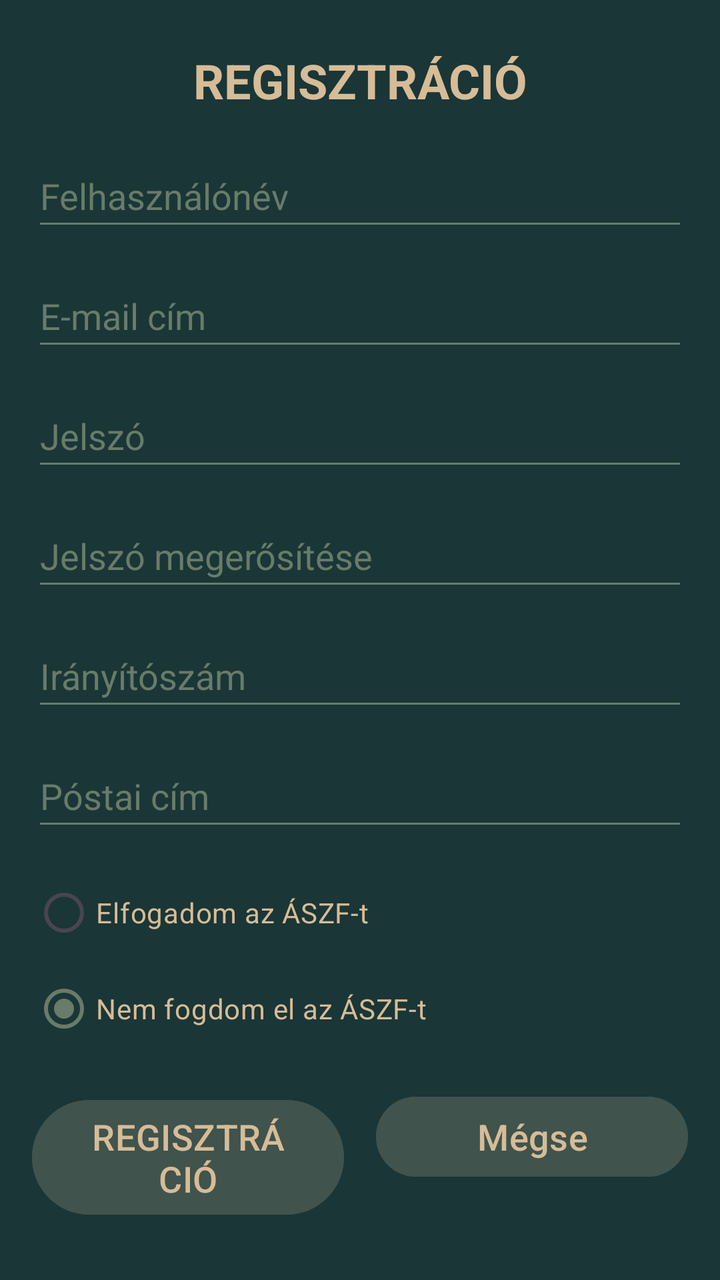
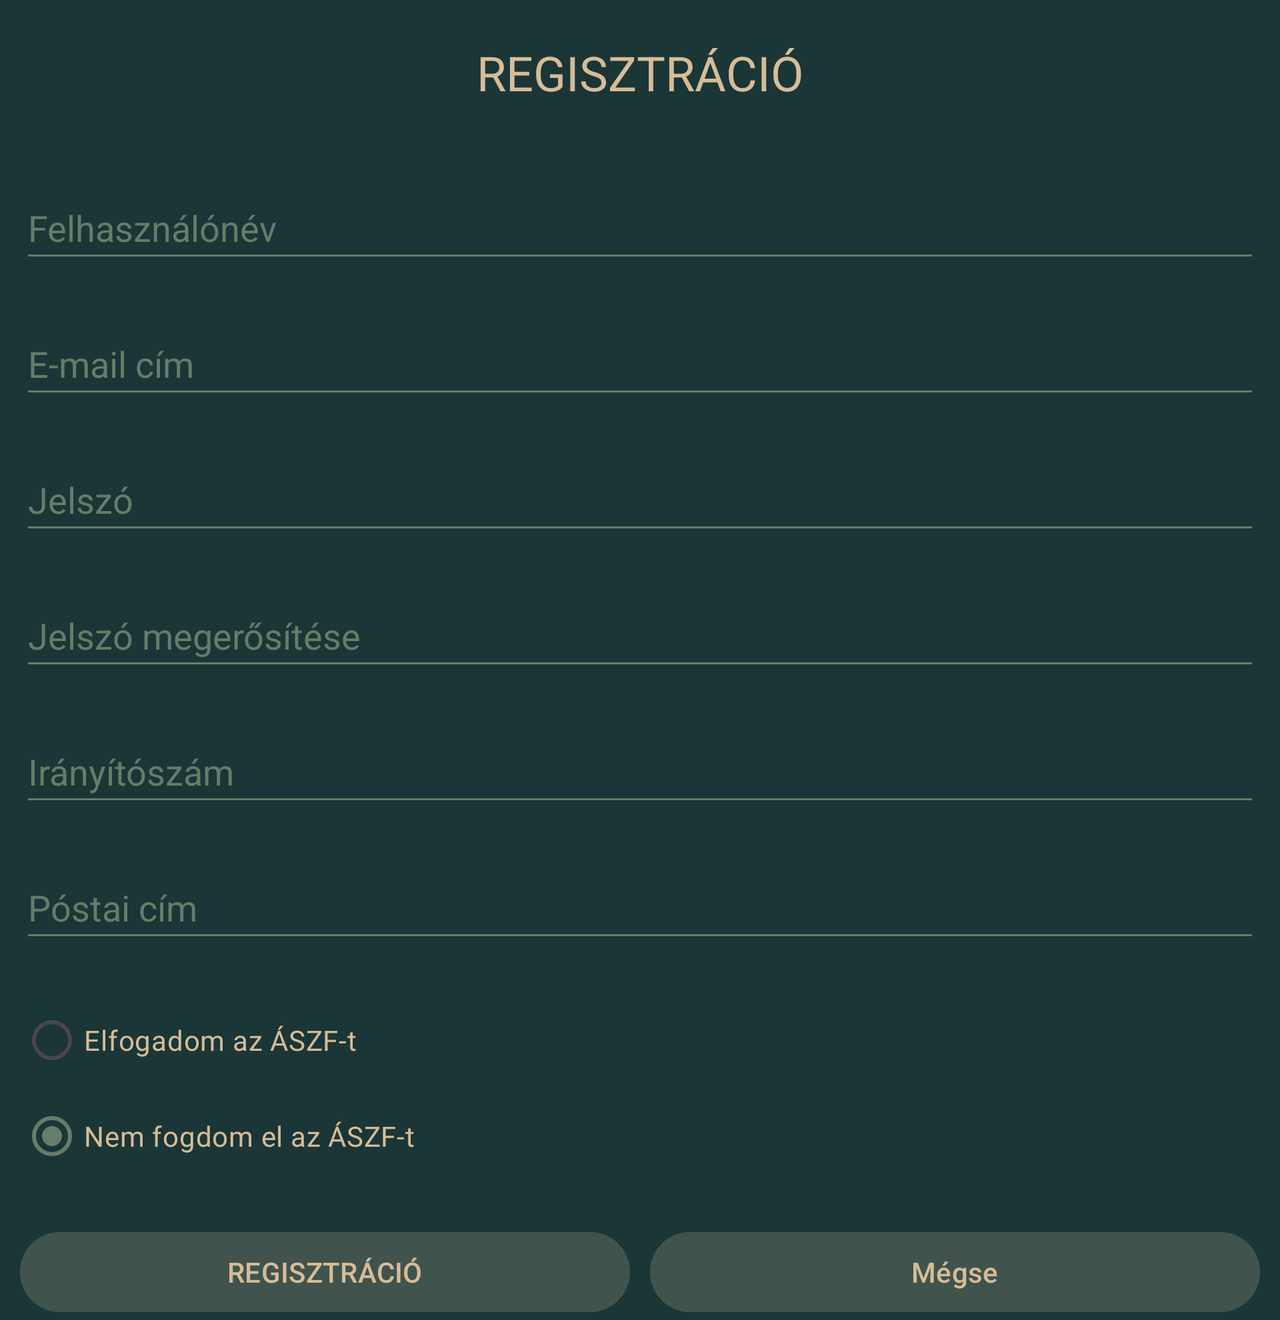

First picture: res/layout/ on a phone held upright. Second picture: the repository's own variant of that layout, on a device whose configuration matches the variant's folder. Source for both follows.
<!-- AndroidManifest.xml: application theme Theme.SzonyegwebshopMobilAF -->
<!-- res/layout/activity_register.xml -->
<?xml version="1.0" encoding="utf-8"?>
<androidx.constraintlayout.widget.ConstraintLayout
    xmlns:android="http://schemas.android.com/apk/res/android"
    xmlns:app="http://schemas.android.com/apk/res-auto"
    xmlns:tools="http://schemas.android.com/tools"
    android:id="@+id/main"
    android:layout_width="match_parent"
    android:layout_height="match_parent"
    android:background="@color/darkPeacockBlue"
    tools:context=".RegisterActivity">

    <TextView
        android:id="@+id/registrationTextView"
        android:layout_width="0dp"
        android:layout_height="wrap_content"
        android:text="@string/registration"
        android:textStyle="bold"
        android:textSize="24sp"
        android:textAlignment="center"
        android:textColor="@color/yellowishBrown"
        app:layout_constraintTop_toTopOf="parent"
        app:layout_constraintStart_toStartOf="parent"
        app:layout_constraintEnd_toEndOf="parent"
        android:layout_marginTop="24dp" />

    <EditText
        android:id="@+id/userNameEditText"
        android:layout_width="0dp"
        android:layout_height="wrap_content"
        android:hint="@string/user_name"
        android:inputType="textPersonName"
        android:minHeight="48dp"
        android:textColor="@color/yellowishBrown"
        android:textColorHint="@color/green"
        android:backgroundTint="@color/green"
        android:layout_marginTop="16dp"
        android:layout_marginStart="16dp"
        android:layout_marginEnd="16dp"
        app:layout_constraintTop_toBottomOf="@id/registrationTextView"
        app:layout_constraintStart_toStartOf="parent"
        app:layout_constraintEnd_toEndOf="parent" />

    <EditText
        android:id="@+id/userEmailText"
        android:layout_width="0dp"
        android:layout_height="wrap_content"
        android:hint="@string/email_address"
        android:inputType="textEmailAddress"
        android:minHeight="48dp"
        android:textColor="@color/yellowishBrown"
        android:textColorHint="@color/green"
        android:backgroundTint="@color/green"
        android:layout_marginTop="12dp"
        android:layout_marginStart="16dp"
        android:layout_marginEnd="16dp"
        app:layout_constraintTop_toBottomOf="@id/userNameEditText"
        app:layout_constraintStart_toStartOf="parent"
        app:layout_constraintEnd_toEndOf="parent" />

    <EditText
        android:id="@+id/passwordEditText"
        android:layout_width="0dp"
        android:layout_height="wrap_content"
        android:hint="@string/password"
        android:inputType="textPassword"
        android:minHeight="48dp"
        android:textColor="@color/yellowishBrown"
        android:textColorHint="@color/green"
        android:backgroundTint="@color/green"
        android:layout_marginTop="12dp"
        android:layout_marginStart="16dp"
        android:layout_marginEnd="16dp"
        app:layout_constraintTop_toBottomOf="@id/userEmailText"
        app:layout_constraintStart_toStartOf="parent"
        app:layout_constraintEnd_toEndOf="parent" />

    <EditText
        android:id="@+id/passwordAgainEditText"
        android:layout_width="0dp"
        android:layout_height="wrap_content"
        android:hint="@string/password_again"
        android:inputType="textPassword"
        android:minHeight="48dp"
        android:textColor="@color/yellowishBrown"
        android:textColorHint="@color/green"
        android:backgroundTint="@color/green"
        android:layout_marginTop="12dp"
        android:layout_marginStart="16dp"
        android:layout_marginEnd="16dp"
        app:layout_constraintTop_toBottomOf="@id/passwordEditText"
        app:layout_constraintStart_toStartOf="parent"
        app:layout_constraintEnd_toEndOf="parent" />

    <EditText
        android:id="@+id/postalCodeEditText"
        android:layout_width="0dp"
        android:layout_height="wrap_content"
        android:hint="@string/postal_code"
        android:inputType="number"
        android:minHeight="48dp"
        android:textColor="@color/yellowishBrown"
        android:textColorHint="@color/green"
        android:backgroundTint="@color/green"
        android:layout_marginTop="12dp"
        android:layout_marginStart="16dp"
        android:layout_marginEnd="16dp"
        app:layout_constraintTop_toBottomOf="@id/passwordAgainEditText"
        app:layout_constraintStart_toStartOf="parent"
        app:layout_constraintEnd_toEndOf="parent" />

    <EditText
        android:id="@+id/addressEditText"
        android:layout_width="0dp"
        android:layout_height="wrap_content"
        android:hint="@string/address"
        android:inputType="textPostalAddress|textMultiLine"
        android:maxLines="3"
        android:minHeight="48dp"
        android:textColor="@color/yellowishBrown"
        android:textColorHint="@color/green"
        android:backgroundTint="@color/green"
        android:layout_marginTop="12dp"
        android:layout_marginStart="16dp"
        android:layout_marginEnd="16dp"
        app:layout_constraintTop_toBottomOf="@id/postalCodeEditText"
        app:layout_constraintStart_toStartOf="parent"
        app:layout_constraintEnd_toEndOf="parent" />

    <RadioGroup
        android:id="@+id/termsRadioGroup"
        android:layout_width="0dp"
        android:layout_height="wrap_content"
        android:layout_marginTop="12dp"
        android:layout_marginStart="16dp"
        android:layout_marginEnd="16dp"
        app:layout_constraintTop_toBottomOf="@id/addressEditText"
        app:layout_constraintStart_toStartOf="parent"
        app:layout_constraintEnd_toEndOf="parent">

        <RadioButton
            android:id="@+id/acceptTermsRadioButton"
            android:layout_width="match_parent"
            android:layout_height="wrap_content"
            android:text="@string/accept_terms"
            android:textColor="@color/yellowishBrown" />

        <RadioButton
            android:id="@+id/declineTermsRadioButton"
            android:layout_width="match_parent"
            android:layout_height="wrap_content"
            android:text="@string/decline_terms"
            android:checked="true"
            android:textColor="@color/yellowishBrown" />
    </RadioGroup>

    <LinearLayout
        android:id="@+id/buttonContainer"
        android:layout_width="match_parent"
        android:layout_height="wrap_content"
        android:orientation="horizontal"
        android:layout_marginTop="16dp"
        android:layout_marginStart="16dp"
        android:layout_marginEnd="16dp"
        app:layout_constraintTop_toBottomOf="@id/termsRadioGroup"
        app:layout_constraintStart_toStartOf="parent"
        app:layout_constraintEnd_toEndOf="parent">

        <Button
            android:id="@+id/registerButton"
            android:layout_width="0dp"
            android:layout_height="wrap_content"
            android:layout_weight="1"
            android:text="@string/registration"
            android:textSize="18sp"
            android:textColor="@color/yellowishBrown"
            android:backgroundTint="@color/darkGreen"
            android:onClick="register" />

        <Button
            android:id="@+id/cancelButton"
            android:layout_width="0dp"
            android:layout_height="wrap_content"
            android:layout_weight="1"
            android:layout_marginStart="16dp"
            android:text="@string/cancel"
            android:textSize="18sp"
            android:textColor="@color/yellowishBrown"
            android:backgroundTint="@color/darkGreen"
            android:onClick="cancel" />
    </LinearLayout>

</androidx.constraintlayout.widget.ConstraintLayout>
<!-- resources referenced by this layout -->
<resources>
  <color name="darkGreen">#40534d</color>
  <color name="darkPeacockBlue">#1a3637</color>
  <color name="green">#677c69</color>
  <color name="yellowishBrown">#d6bc97</color>
  <string name="accept_terms">Elfogadom az ÁSZF-t</string>
  <string name="address">Póstai cím</string>
  <string name="cancel">Mégse</string>
  <string name="decline_terms">Nem fogdom el az ÁSZF-t</string>
  <string name="email_address">E-mail cím</string>
  <string name="password">Jelszó</string>
  <string name="password_again">Jelszó megerősítése</string>
  <string name="postal_code">Irányítószám</string>
  <string name="registration">REGISZTRÁCIÓ</string>
  <string name="user_name">Felhasználónév</string>
  <style name="Theme.SzonyegwebshopMobilAF" parent="Base.Theme.SzonyegwebshopMobilAF" />
  <style name="Base.Theme.SzonyegwebshopMobilAF" parent="Theme.Material3.DayNight.NoActionBar">
          
          <item name="colorPrimary">@color/green</item>
          <item name="colorPrimaryVariant">@color/darkGreen</item>
          <item name="colorOnPrimary">@color/yellowishBrown</item>
      </style>
</resources>
<!-- res/layout-land/activity_register.xml (the repository's variant of the layout above) -->
<!-- drawn on the phone turned sideways -->
<?xml version="1.0" encoding="utf-8"?>
<ScrollView
    xmlns:android="http://schemas.android.com/apk/res/android"
    xmlns:app="http://schemas.android.com/apk/res-auto"
    xmlns:tools="http://schemas.android.com/tools"
    android:layout_width="match_parent"
    android:layout_height="match_parent"
    android:background="@color/darkPeacockBlue"
    tools:context=".RegisterActivity">

    <LinearLayout
        android:layout_width="match_parent"
        android:layout_height="wrap_content"
        android:orientation="vertical"
        android:paddingLeft="10dp"
        android:paddingRight="10dp">

        <TextView
            android:id="@+id/registrationTextView"
            android:layout_width="match_parent"
            android:layout_height="wrap_content"
            android:text="@string/registration"
            android:textSize="24sp"
            android:textAlignment="center"
            android:textColor="@color/yellowishBrown"
            android:layout_marginTop="20dp"
            android:layout_marginBottom="16dp" />

        <EditText
            android:id="@+id/userNameEditText"
            android:layout_width="match_parent"
            android:layout_height="wrap_content"
            android:minHeight="48dp"
            android:hint="@string/user_name"
            android:inputType="textPersonName"
            android:textColor="@color/yellowishBrown"
            android:textColorHint="@color/green"
            android:backgroundTint="@color/green"
            android:layout_marginTop="20dp" />

        <EditText
            android:id="@+id/userEmailText"
            android:layout_width="match_parent"
            android:layout_height="wrap_content"
            android:minHeight="48dp"
            android:hint="@string/email_address"
            android:inputType="textEmailAddress"
            android:textColor="@color/yellowishBrown"
            android:textColorHint="@color/green"
            android:backgroundTint="@color/green"
            android:layout_marginTop="20dp" />

        <EditText
            android:id="@+id/passwordEditText"
            android:layout_width="match_parent"
            android:layout_height="wrap_content"
            android:minHeight="48dp"
            android:hint="@string/password"
            android:inputType="textPassword"
            android:textColor="@color/yellowishBrown"
            android:textColorHint="@color/green"
            android:backgroundTint="@color/green"
            android:layout_marginTop="20dp" />

        <EditText
            android:id="@+id/passwordAgainEditText"
            android:layout_width="match_parent"
            android:layout_height="wrap_content"
            android:minHeight="48dp"
            android:hint="@string/password_again"
            android:inputType="textPassword"
            android:textColor="@color/yellowishBrown"
            android:textColorHint="@color/green"
            android:backgroundTint="@color/green"
            android:layout_marginTop="20dp" />

        <EditText
            android:id="@+id/postalCodeEditText"
            android:layout_width="match_parent"
            android:layout_height="wrap_content"
            android:minHeight="48dp"
            android:hint="@string/postal_code"
            android:inputType="number"
            android:textColor="@color/yellowishBrown"
            android:textColorHint="@color/green"
            android:backgroundTint="@color/green"
            android:layout_marginTop="20dp" />

        <EditText
            android:id="@+id/addressEditText"
            android:layout_width="match_parent"
            android:layout_height="wrap_content"
            android:minHeight="48dp"
            android:hint="@string/address"
            android:inputType="textPostalAddress|textMultiLine"
            android:textColor="@color/yellowishBrown"
            android:textColorHint="@color/green"
            android:backgroundTint="@color/green"
            android:layout_marginTop="20dp" />

        <RadioGroup
            android:id="@+id/termsRadioGroup"
            android:layout_width="match_parent"
            android:layout_height="wrap_content"
            android:layout_marginTop="20dp">

            <RadioButton
                android:id="@+id/acceptTermsRadioButton"
                android:layout_width="match_parent"
                android:layout_height="wrap_content"
                android:text="@string/accept_terms"
                android:textColor="@color/yellowishBrown" />

            <RadioButton
                android:id="@+id/declineTermsRadioButton"
                android:layout_width="match_parent"
                android:layout_height="wrap_content"
                android:text="@string/decline_terms"
                android:textColor="@color/yellowishBrown"
                android:checked="true" />
        </RadioGroup>

        <LinearLayout
            android:layout_width="match_parent"
            android:layout_height="wrap_content"
            android:orientation="horizontal"
            android:layout_marginTop="20dp">

            <Button
                android:layout_width="0dp"
                android:layout_height="wrap_content"
                android:layout_weight="1"
                android:layout_marginRight="10dp"
                android:text="@string/registration"
                android:onClick="register"
                android:backgroundTint="@color/darkGreen"
                android:textColor="@color/yellowishBrown" />

            <Button
                android:layout_width="0dp"
                android:layout_height="wrap_content"
                android:layout_weight="1"
                android:text="@string/cancel"
                android:onClick="cancel"
                android:backgroundTint="@color/darkGreen"
                android:textColor="@color/yellowishBrown" />
        </LinearLayout>
    </LinearLayout>
</ScrollView>
